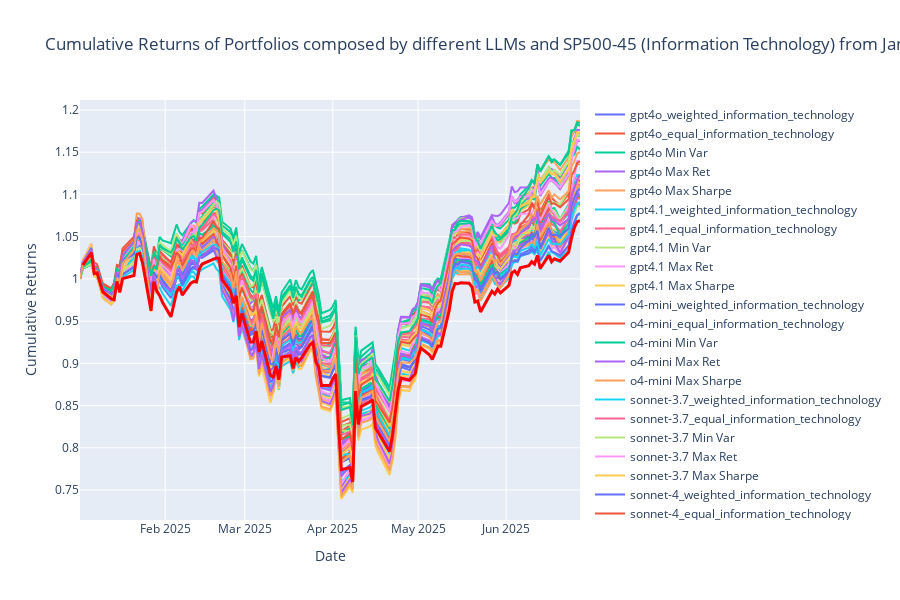

Notebook code cell kept with this figure:
### Markdown cell above
Plot with Scrollable Legend (Display Only)

### Code cell
temp_index_data_outs_compare = index_data_outs.copy()

temp_index_data_outs_compare.index = pd.to_datetime(temp_index_data_outs_compare.index)

index_first_date_compare = temp_index_data_outs_compare.index[0]
index_previous_trading_date_compare = index_first_date_compare - BDay(1)

index_baseline_row_compare = pd.DataFrame(
    data=np.zeros((1, temp_index_data_outs_compare.shape[1])),  
    index=[index_previous_trading_date_compare],                 
    columns=temp_index_data_outs_compare.columns               
)

temp_index_data_outs_compare_with_baseline = pd.concat([index_baseline_row_compare, temp_index_data_outs_compare])
# ##above is to add a baseline row with zeros to the index data outs compare dataframe##

index_names = {
    sector_ticker: f'{full_ticker} {sector_name}'
}

cumulative_returns_compare[index_names[sector_ticker]] = (1 + index_data_outs[ticker]).cumprod()

cumulative_returns_compare.index = pd.to_datetime(cumulative_returns_compare.index)
outsample_data = cumulative_returns_compare.loc[outsample_startdate:outsample_enddate]

fig = go.Figure()

for i, column in enumerate(outsample_data.columns):
    if column == f'{full_ticker} {sector_name}':
        fig.add_trace(go.Scatter(x=outsample_data.index,
                                 y=outsample_data[column],
                                 mode='lines',
                                 name=column,
                                 line=dict(width=3, color='red')))

    else:
        fig.add_trace(go.Scatter(x=outsample_data.index,
                                 y=outsample_data[column],
                                 mode='lines',
                                 name=column))

num_asset = len(df_sector)
fig.update_layout(
    title=f'Cumulative Returns of Portfolios composed by different LLMs and {full_ticker} ({sector_name_full}) from Jan 1 to Jun 30, 2025', 
    xaxis_title='Date',
    yaxis_title='Cumulative Returns',
    hovermode="x unified",
    height=600
)

fig.update_layout(legend=dict(orientation = "v", yanchor="top",y=1,xanchor="left", x=1.02))


fig.show()
